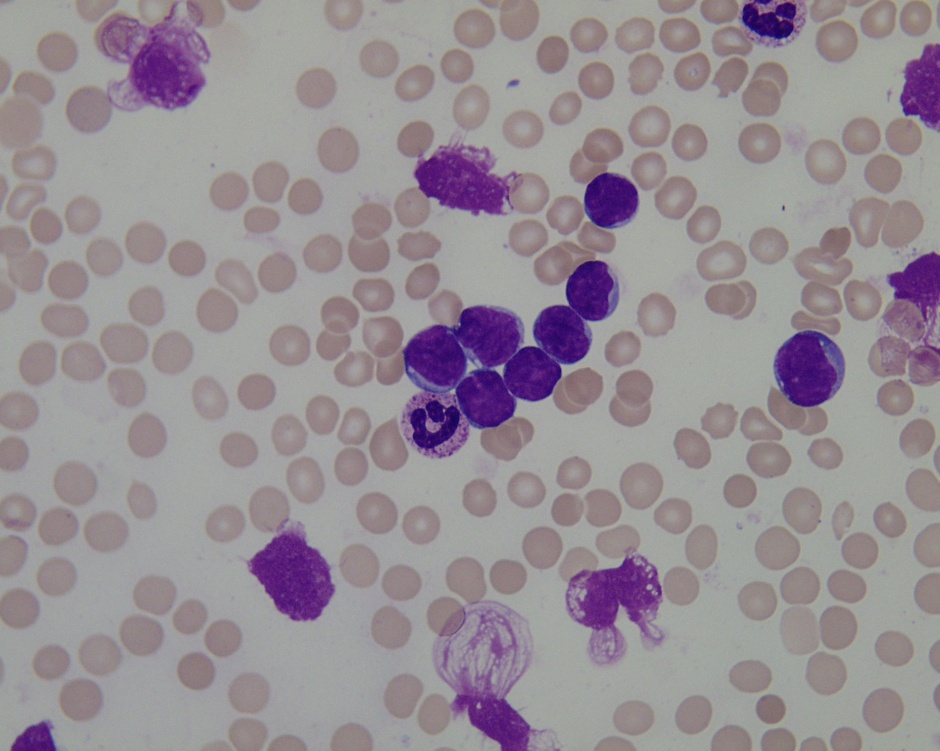
#> input picture Imagenes_Biomedicas/Materia/Tareas/TareaII/BD1/Im001_1.jpg, 940 x 751 px, shrunk from 1712 x 1368 before the run
$ python Implicit_Model_Oriented_Optimal_Thresholding_Using_the_Kolmogorov_Smirnov_Similarity_Measure.py   (older library calls are emulated)
#> lines starting #> are read from the running program, lines starting #| are printed output that depends on the picture
from scipy import misc
import matplotlib.pyplot as plt

#def Ridler_Calvard(IMG):


imagen = misc.imread('BD1/Im001_1.jpg')
#> imagen is the input picture: shape (751, 940, 3); mean R, G, B 150.4, 141.6, 148.5
fig, (uno, dos) = plt.subplots(1,2)
uno.imshow(imagen)
imagen = 255-imagen
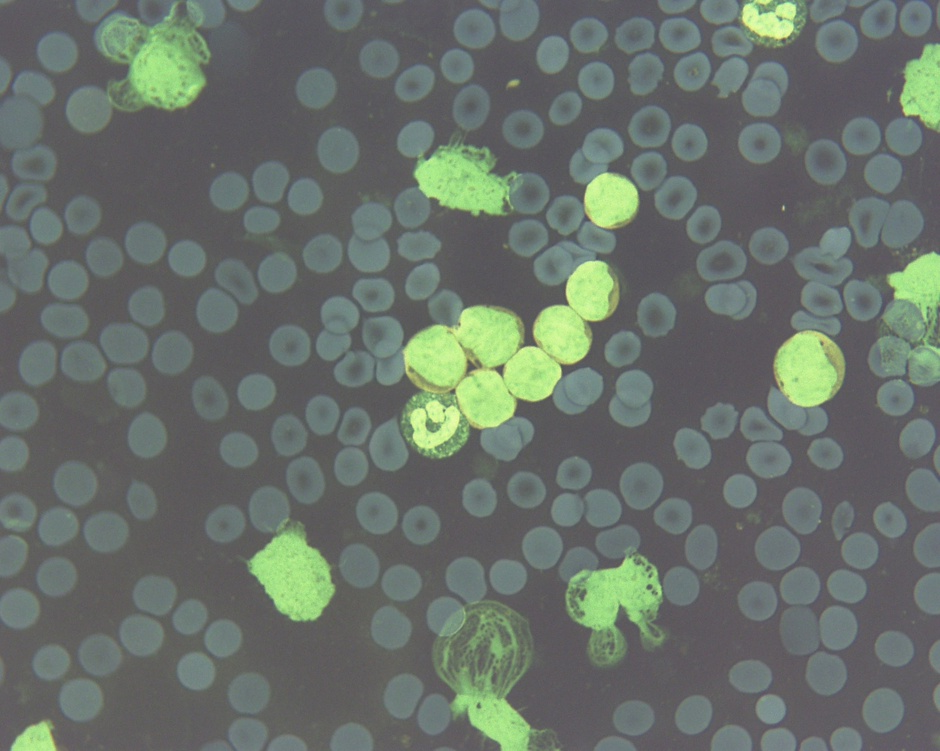
#> imagen: shape (751, 940, 3); mean R, G, B 104.6, 113.4, 106.5
dos.imshow(imagen);
plt.show()
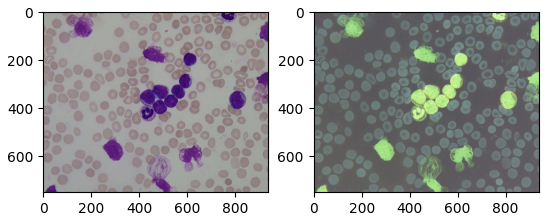
#> figure drawn by matplotlib, 2 panels

$ run again, with Imagenes_Biomedicas/Materia/Tareas/TareaII/BD1/Im002_1.jpg copied over Imagenes_Biomedicas/Materia/Tareas/TareaII/BD1/Im001_1.jpg
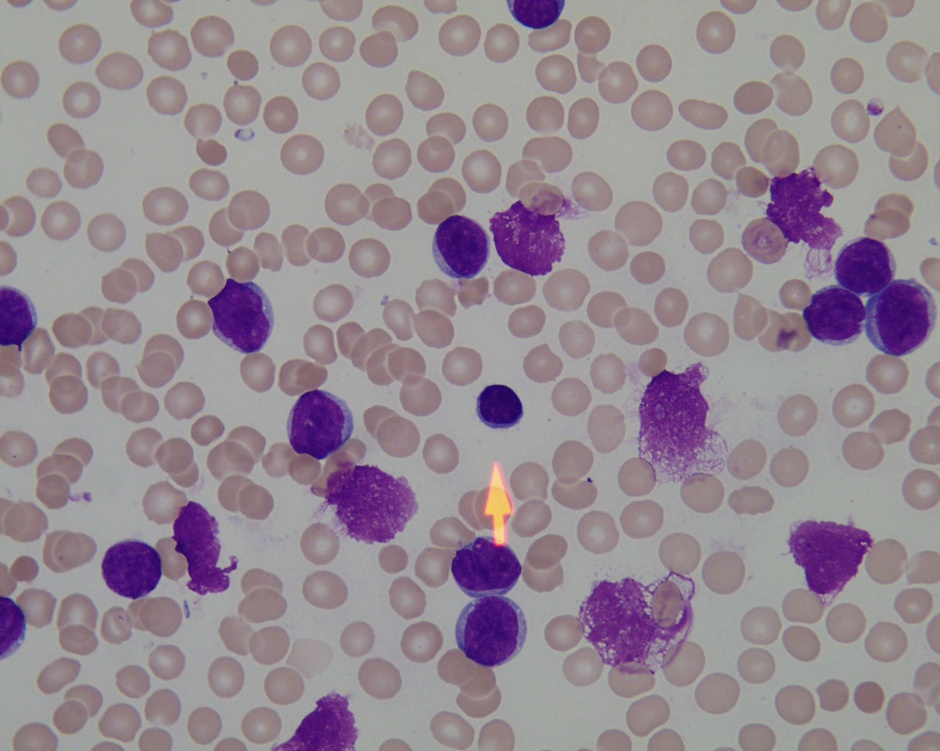
#> input picture Imagenes_Biomedicas/Materia/Tareas/TareaII/BD1/Im002_1.jpg, 940 x 751 px, shrunk from 1712 x 1368 before the run
#> imagen is the input picture: shape (751, 940, 3); mean R, G, B 149.4, 136.8, 146.3
#> `imagen = 255-imagen`:
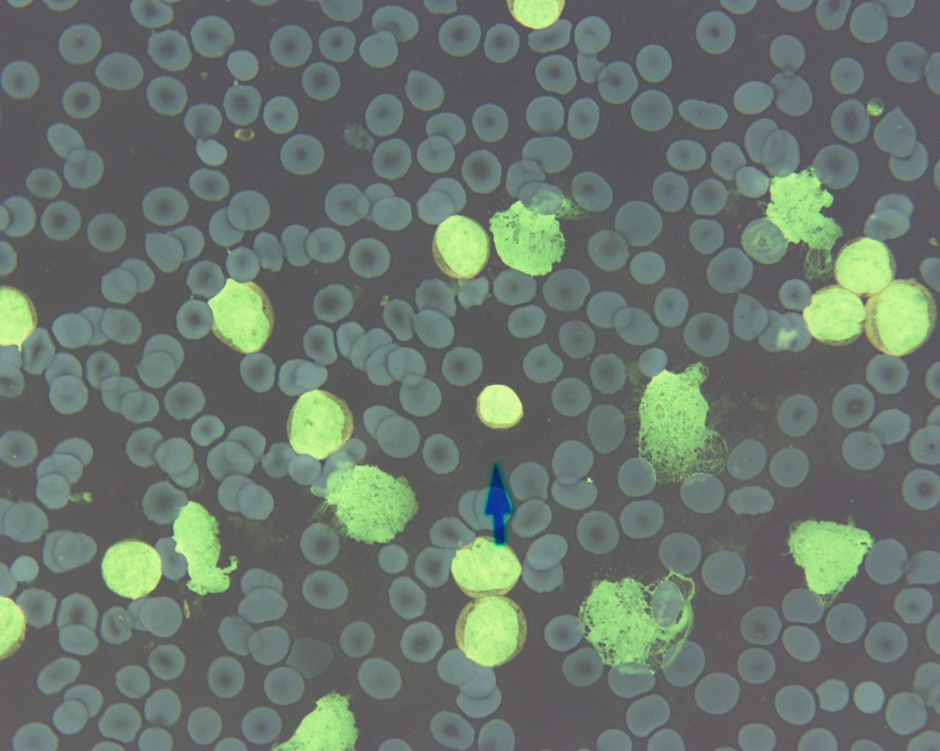
#> imagen: shape (751, 940, 3); mean R, G, B 105.6, 118.2, 108.7
#> `plt.show()`:
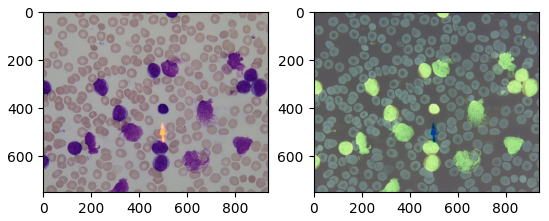
#> figure drawn by matplotlib, 2 panels

$ run again, with Imagenes_Biomedicas/Materia/Tareas/TareaII/BD1/Im003_1.jpg copied over Imagenes_Biomedicas/Materia/Tareas/TareaII/BD1/Im001_1.jpg
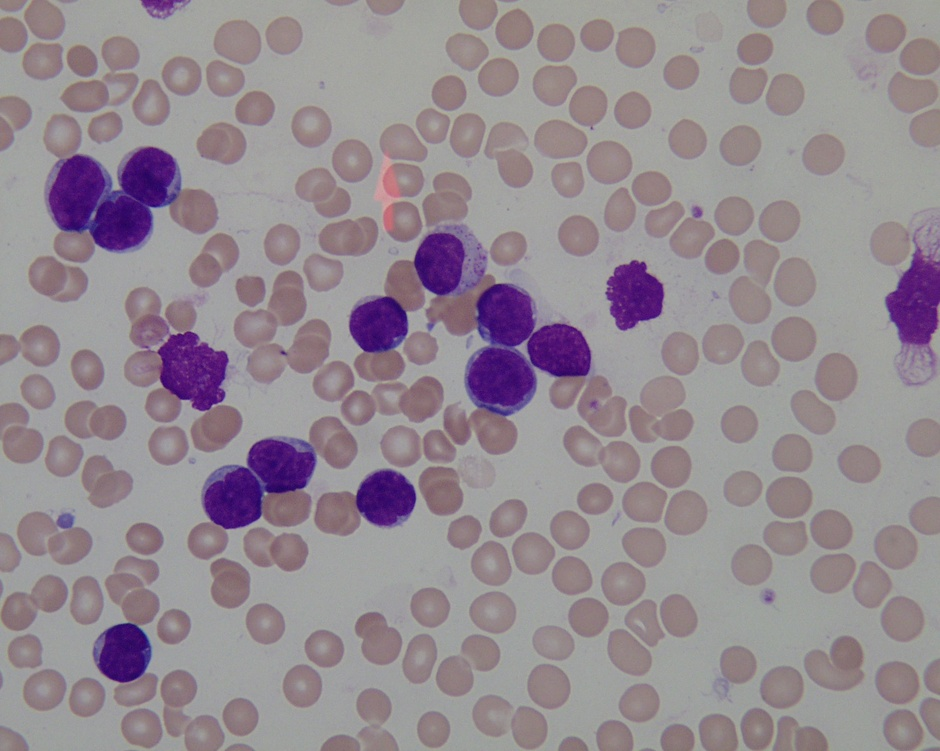
#> input picture Imagenes_Biomedicas/Materia/Tareas/TareaII/BD1/Im003_1.jpg, 940 x 751 px, shrunk from 1712 x 1368 before the run
#> imagen is the input picture: shape (751, 940, 3); mean R, G, B 148.6, 138.5, 145.6
#> `imagen = 255-imagen`:
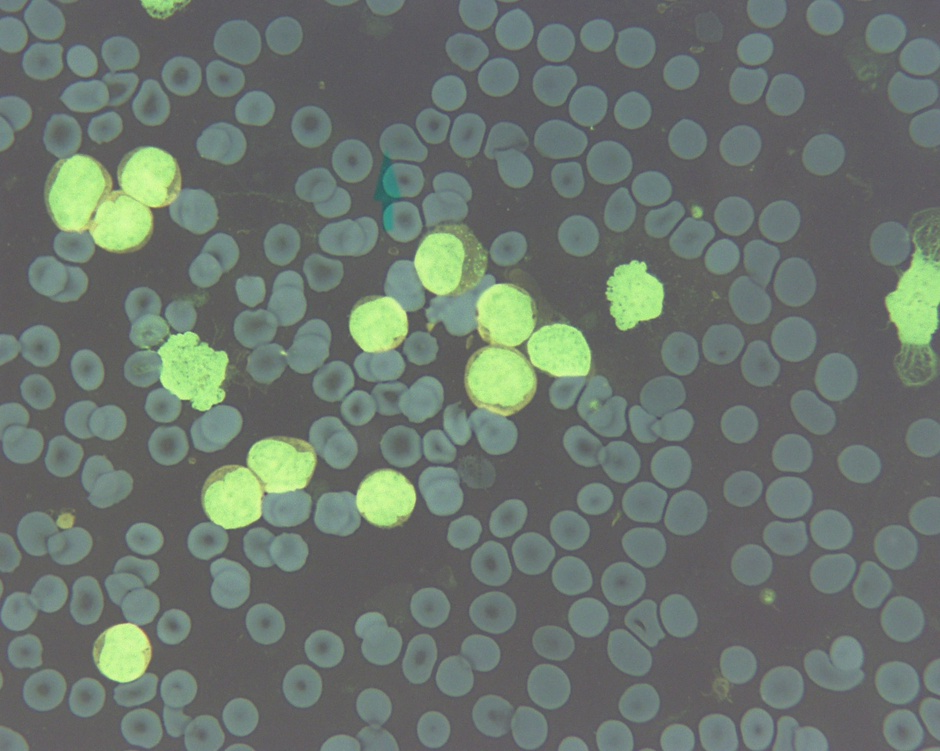
#> imagen: shape (751, 940, 3); mean R, G, B 106.4, 116.5, 109.4
#> `plt.show()`:
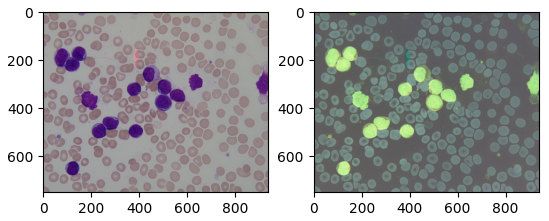
#> figure drawn by matplotlib, 2 panels

$ run again, with Imagenes_Biomedicas/Materia/Tareas/TareaII/BD1/Im004_1.jpg copied over Imagenes_Biomedicas/Materia/Tareas/TareaII/BD1/Im001_1.jpg
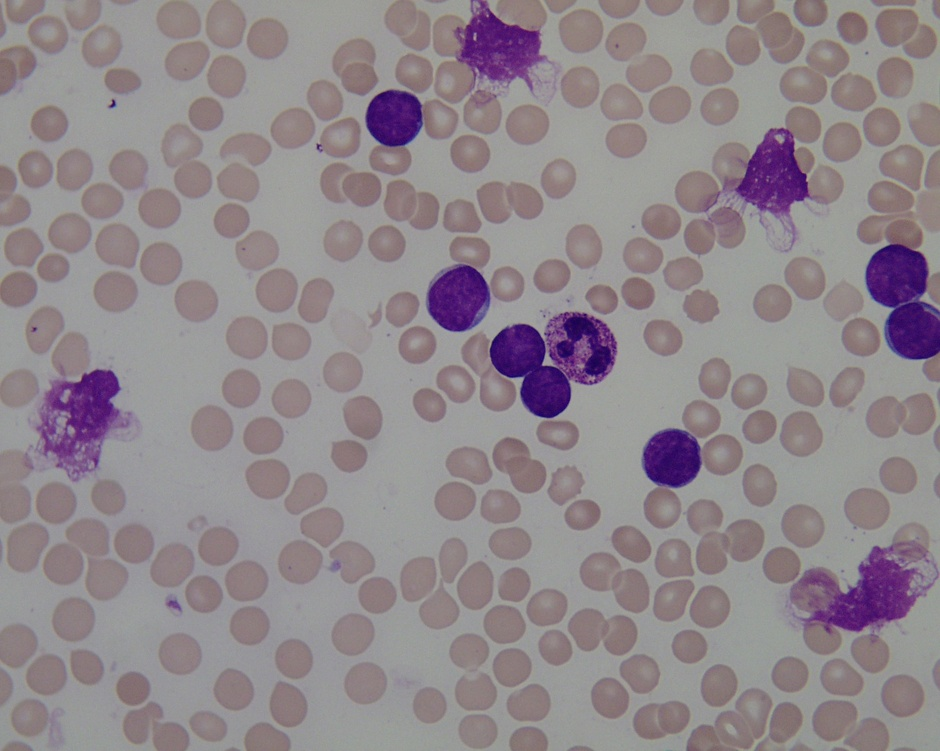
#> input picture Imagenes_Biomedicas/Materia/Tareas/TareaII/BD1/Im004_1.jpg, 940 x 751 px, shrunk from 1712 x 1368 before the run
#> imagen is the input picture: shape (751, 940, 3); mean R, G, B 144.2, 134.8, 140
#> `imagen = 255-imagen`:
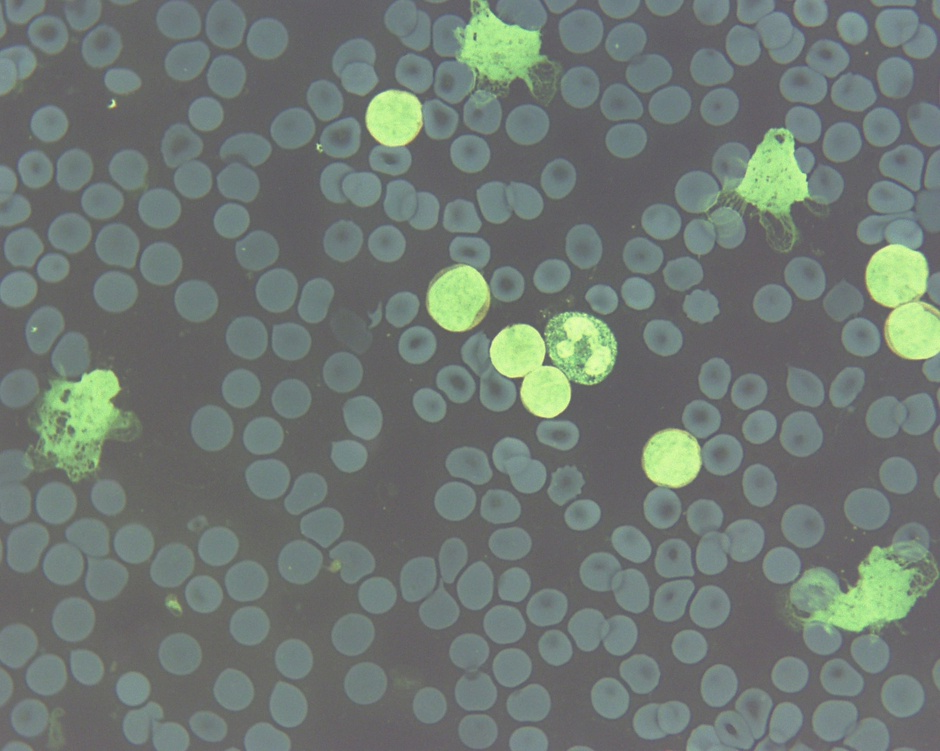
#> imagen: shape (751, 940, 3); mean R, G, B 110.8, 120.2, 115
#> `plt.show()`:
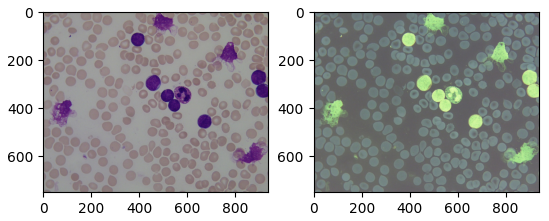
#> figure drawn by matplotlib, 2 panels
